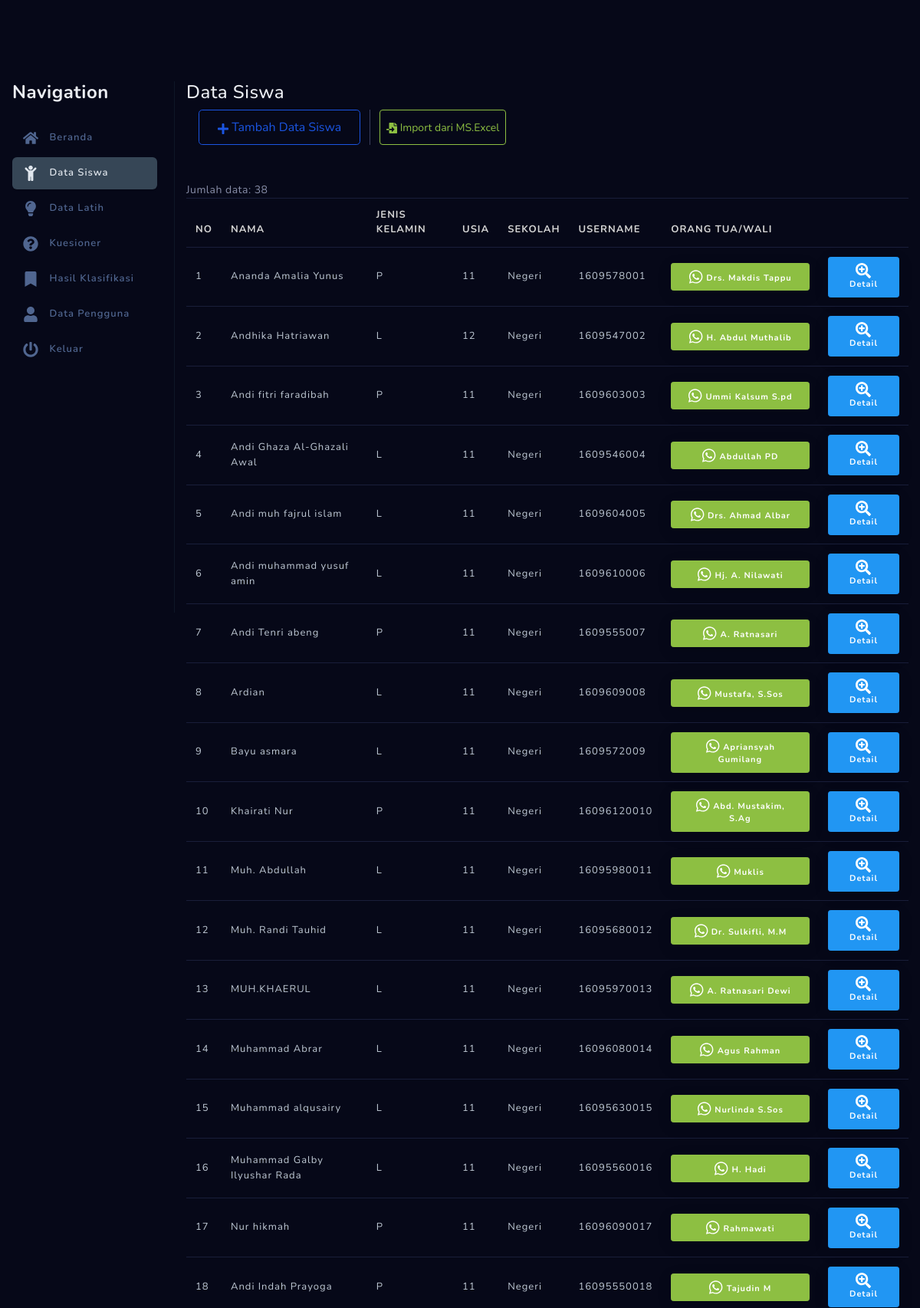
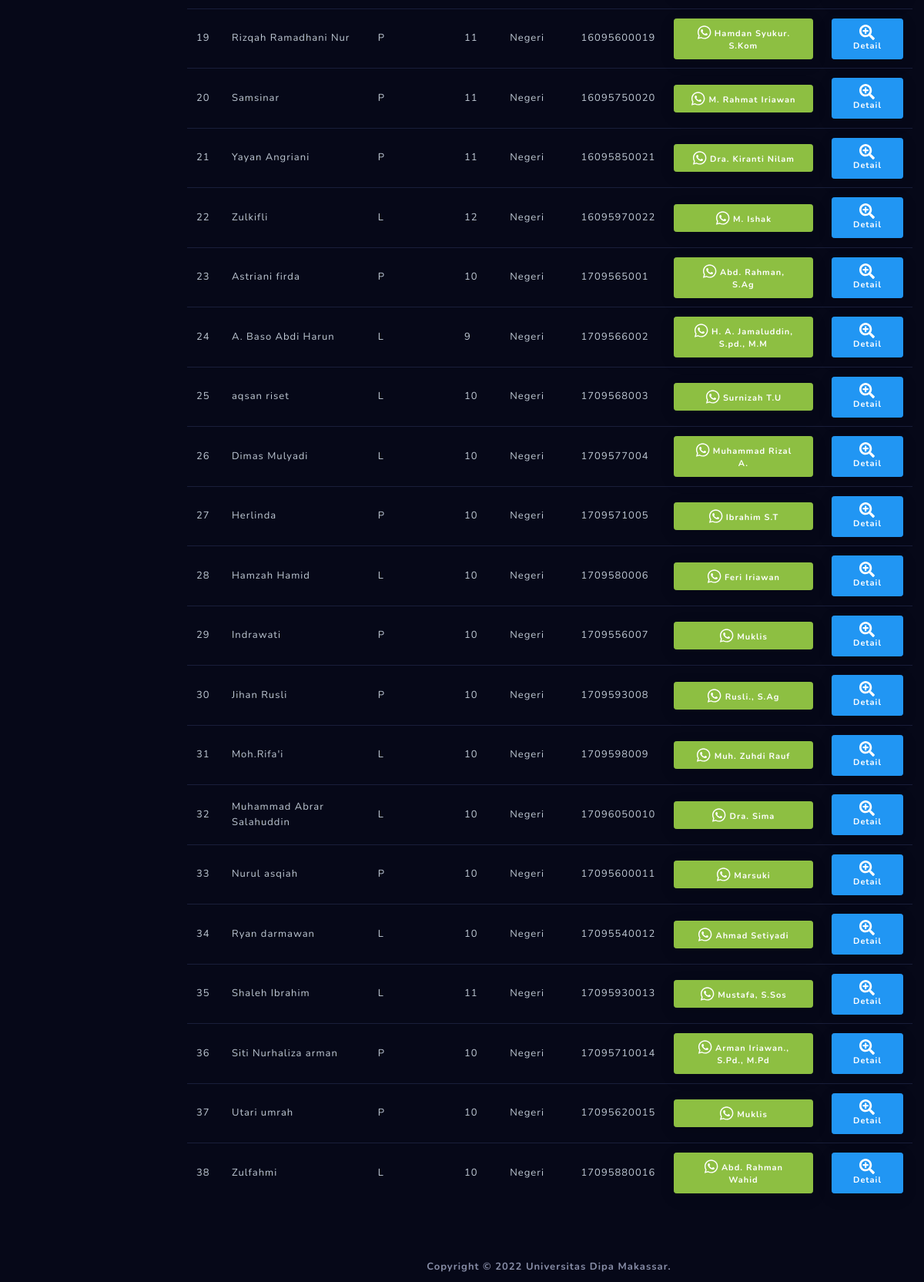
Screenshot of /siswa (signed in) with the database file from the repository (2 pictures, top to bottom).
### tables this page shows
CREATE TABLE `data_siswa` (
  `id` int(3) NOT NULL,
  `nama_siswa` varchar(50) DEFAULT NULL,
  `nis` char(10) DEFAULT NULL,
  `jenis_kelamin` enum('L','P') DEFAULT NULL,
  `usia` int(2) DEFAULT NULL,
  `sekolah` varchar(6) DEFAULT NULL,
  `id_user` int(3) NOT NULL DEFAULT 0,
  `nama_orgtua` varchar(50) DEFAULT NULL,
  `telp_orgtua` varchar(30) DEFAULT NULL
);

CREATE TABLE `users` (
  `id_user` int(3) NOT NULL,
  `nama` varchar(50) DEFAULT NULL,
  `username` varchar(50) DEFAULT NULL,
  `password` text DEFAULT NULL,
  `level` char(1) DEFAULT NULL
);

### include/Core.php (called while the page is built, shortened)
<?php
class Controller
{
	protected function model($model, $params = []){
		$model = "/core/model/$model.php";
		include BASEPATH . $model;
		return $data;
	}
	protected function view($view, $model = null){
		$view = "/core/view/$view.php";
		include BASEPATH . $view;
	}
}

### core/controller/Siswa.php (called while the page is built, shortened)
<?php
class Siswa extends Controller
{
	function index(){
		$data = $this->model('data_siswa');
		$this->view('siswa', $data);
	}
}

### include/App.php (called while the page is built, shortened)
<?php
class App
{
	private $controller = 'Home';
	private $method = 'index';
	private $params = [];
	function __construct(){
		$url = $this->parseUrl();
		if(!empty($url)){
			$this->controller = ucfirst($url[0]);
		}
		$this->controller = new $this->controller;
	}
	private function parseUrl(){
		$url = [];
		if(isset($_GET['url'])){
			$url = rtrim($_GET['url'], '/');
			$url = filter_var($url, FILTER_SANITIZE_URL);
			$url = explode('/', $url);
		}
		return $url;
	}
	function run(){
		call_user_func_array([$this->controller, $this->method], $this->params);
	}
}

### index.php (called while the page is built, shortened)
<?php
$app = new App();
$app->run();

### lib/Database.php (called while the page is built, shortened)
<?php
class Database
{
	private $host = DB_HOST;
	private $user = DB_USER;
	private $pass = DB_PASS;
	private $name = DB_NAME;
	private $db;
	private $stm;
	function __construct(){
		$db = "mysql:host=$this->host;dbname=$this->name";
		$option = array(
			PDO::ATTR_PERSISTENT => true,
			PDO::ATTR_ERRMODE => PDO::ERRMODE_EXCEPTION
		);
		try{
			$this->db = new PDO($db, $this->user, $this->pass, $option);
		}catch(PDOException $e){
			die($e->getMessage());
		}
	}
	function query($query){
		$this->stm = $this->db->prepare($query);
	}
	function execute(){
		if($this->stm->execute()){
			return true;
		}
		return false;
	}
	function resultSet(){
		$this->execute();
		return $this->stm->fetchAll(PDO::FETCH_ASSOC);
	}
	function numRows(){
		return count($this->resultSet());
	}
}

### core/model/data_siswa.php (called while the page is built, shortened)
<?php
$database = new Database();
$database->query('SELECT siswa.*, usr.username FROM data_siswa siswa, users usr WHERE siswa.`id_user` = usr.`id_user`');
$data = array('jumlah' => $database->numRows());

### core/view/siswa.php (the view, shortened to what this page needs)
?><div class="container">
	<div class="row">
		<div class="col-md-12">
			<h4 class="page-head-line">Data Siswa</h4>
		</div>
	</div>
	<div class="row">
		<div class="col-md-12">
			<div class="d-flex ml-3 mb-4">
				<button type="button" class="btn btn-lg btn-outline-primary mr-2" data-toggle="collapse" data-target="#addCollapseForm" aria-expanded="false" aria-controls="addCollapseForm"><i class="fas fa-plus"></i> Tambah Data Siswa</button>
				<i class="border-left border-dark pl-1 ml-1"></i>
				<button type="button" class="btn btn-outline-success ml-2 p-2" data-toggle="collapse" data-target="#importCollapseForm" aria-expanded="false" aria-controls="importCollapseForm"><i class="fas fa-file-import"></i> Import dari MS.Excel</button>
			</div>
			<span>Jumlah data: <?=$jumlah?></span><br><?php
if($jumlah > 0){
			?><table id="table-siswa" class="table style-3 table-hover">
				<thead>
					<tr><th>No</th><th>Nama</th><th>Jenis Kelamin</th><th>Usia</th><th>Sekolah</th><th>Username</th><th>Orang Tua/Wali</th><th></th></tr>
				</thead>
				<tbody><?php
	$no = 0;
	foreach($siswa as $s){
		$no++;
					?><tr>
						<td><?=$no?></td>
						<td><?=$s['nama_siswa']?></td>
						<td><?=$s['jenis_kelamin']?></td>
						<td><?=$s['usia']?></td>
						<td><?=$s['sekolah']?></td>
						<td><?=$s['username']?></td>
						<td><a href="https://wa.me/<?=$s['telp_orgtua']?>" class="btn btn-block btn-sm btn-success font-weight-bold" target="_blank"><i class="fab fa-whatsapp fa-2x"></i> <?=$s['nama_orgtua']?></a></td>
						<td><a class="btn btn-block btn-sm btn-info font-weight-bold" href="<?=BASEDOMAIN?>/siswa/details/<?=$s['id_user']?>"><i class="fas fa-search-plus fa-2x"></i> Detail</a></td>
					</tr><?php
	}
				?></tbody>
			</table><?php
}else{
			?><h3 class="text-center">Data masih kosong..</h3><?php
}
		?></div>
	</div>
</div><?php

### rows the page displays
data_siswa: nama_siswa "Ananda Amalia Yunus", jenis_kelamin "P", usia "11", sekolah "Negeri", id_user.username "1609578001", nama_orgtua "Drs. Makdis Tappu"
data_siswa: nama_siswa "Andhika Hatriawan", jenis_kelamin "L", usia "12", sekolah "Negeri", id_user.username "1609547002", nama_orgtua "H. Abdul Muthalib"
data_siswa: nama_siswa "Andi fitri faradibah", jenis_kelamin "P", usia "11", sekolah "Negeri", id_user.username "1609603003", nama_orgtua "Ummi Kalsum S.pd"
data_siswa: nama_siswa "Andi Ghaza Al-Ghazali Awal", jenis_kelamin "L", usia "11", sekolah "Negeri", id_user.username "1609546004", nama_orgtua "Abdullah PD"
data_siswa: nama_siswa "Andi muh fajrul islam", jenis_kelamin "L", usia "11", sekolah "Negeri", id_user.username "1609604005", nama_orgtua "Drs. Ahmad Albar"
data_siswa: nama_siswa "Andi muhammad yusuf amin", jenis_kelamin "L", usia "11", sekolah "Negeri", id_user.username "1609610006", nama_orgtua "Hj. A. Nilawati"
data_siswa: nama_siswa "Andi Tenri abeng", jenis_kelamin "P", usia "11", sekolah "Negeri", id_user.username "1609555007", nama_orgtua "A. Ratnasari"
data_siswa: nama_siswa "Ardian", jenis_kelamin "L", usia "11", sekolah "Negeri", id_user.username "1609609008", nama_orgtua "Mustafa, S.Sos"
data_siswa: nama_siswa "Bayu asmara", jenis_kelamin "L", usia "11", sekolah "Negeri", id_user.username "1609572009", nama_orgtua "Apriansyah Gumilang"
data_siswa: nama_siswa "Khairati Nur", jenis_kelamin "P", usia "11", sekolah "Negeri", id_user.username "16096120010", nama_orgtua "Abd. Mustakim, S.Ag"
data_siswa: nama_siswa "Muh. Abdullah", jenis_kelamin "L", usia "11", sekolah "Negeri", id_user.username "16095980011", nama_orgtua "Muklis"
data_siswa: nama_siswa "Muh. Randi Tauhid", jenis_kelamin "L", usia "11", sekolah "Negeri", id_user.username "16095680012", nama_orgtua "Dr. Sulkifli, M.M"
data_siswa: nama_siswa "MUH.KHAERUL", jenis_kelamin "L", usia "11", sekolah "Negeri", id_user.username "16095970013", nama_orgtua "A. Ratnasari Dewi"
data_siswa: nama_siswa "Muhammad Abrar", jenis_kelamin "L", usia "11", sekolah "Negeri", id_user.username "16096080014", nama_orgtua "Agus Rahman"
data_siswa: nama_siswa "Muhammad alqusairy", jenis_kelamin "L", usia "11", sekolah "Negeri", id_user.username "16095630015", nama_orgtua "Nurlinda S.Sos"
data_siswa: nama_siswa "Muhammad Galby Ilyushar Rada", jenis_kelamin "L", usia "11", sekolah "Negeri", id_user.username "16095560016", nama_orgtua "H. Hadi"
data_siswa: nama_siswa "Nur hikmah", jenis_kelamin "P", usia "11", sekolah "Negeri", id_user.username "16096090017", nama_orgtua "Rahmawati"
data_siswa: nama_siswa "Andi Indah Prayoga", jenis_kelamin "P", usia "11", sekolah "Negeri", id_user.username "16095550018", nama_orgtua "Tajudin M"
data_siswa: nama_siswa "Rizqah Ramadhani Nur", jenis_kelamin "P", usia "11", sekolah "Negeri", id_user.username "16095600019", nama_orgtua "Hamdan Syukur. S.Kom"
data_siswa: nama_siswa "Samsinar", jenis_kelamin "P", usia "11", sekolah "Negeri", id_user.username "16095750020", nama_orgtua "M. Rahmat Iriawan"
data_siswa: nama_siswa "Yayan Angriani", jenis_kelamin "P", usia "11", sekolah "Negeri", id_user.username "16095850021", nama_orgtua "Dra. Kiranti Nilam"
data_siswa: nama_siswa "Zulkifli", jenis_kelamin "L", usia "12", sekolah "Negeri", id_user.username "16095970022", nama_orgtua "M. Ishak"
data_siswa: nama_siswa "Astriani firda", jenis_kelamin "P", usia "10", sekolah "Negeri", id_user.username "1709565001", nama_orgtua "Abd. Rahman, S.Ag"
data_siswa: nama_siswa "A. Baso Abdi Harun", jenis_kelamin "L", usia "9", sekolah "Negeri", id_user.username "1709566002", nama_orgtua "H. A. Jamaluddin, S.pd., M.M"
data_siswa: nama_siswa "aqsan riset", jenis_kelamin "L", usia "10", sekolah "Negeri", id_user.username "1709568003", nama_orgtua "Surnizah T.U"
data_siswa: nama_siswa "Dimas Mulyadi", jenis_kelamin "L", usia "10", sekolah "Negeri", id_user.username "1709577004", nama_orgtua "Muhammad Rizal A."
data_siswa: nama_siswa "Herlinda", jenis_kelamin "P", usia "10", sekolah "Negeri", id_user.username "1709571005", nama_orgtua "Ibrahim S.T"
data_siswa: nama_siswa "Hamzah Hamid", jenis_kelamin "L", usia "10", sekolah "Negeri", id_user.username "1709580006", nama_orgtua "Feri Iriawan"
data_siswa: nama_siswa "Indrawati", jenis_kelamin "P", usia "10", sekolah "Negeri", id_user.username "1709556007", nama_orgtua "Muklis"
data_siswa: nama_siswa "Jihan Rusli", jenis_kelamin "P", usia "10", sekolah "Negeri", id_user.username "1709593008", nama_orgtua "Rusli., S.Ag"
data_siswa: nama_siswa "Moh.Rifa'i", jenis_kelamin "L", usia "10", sekolah "Negeri", id_user.username "1709598009", nama_orgtua "Muh. Zuhdi Rauf"
data_siswa: nama_siswa "Muhammad Abrar Salahuddin", jenis_kelamin "L", usia "10", sekolah "Negeri", id_user.username "17096050010", nama_orgtua "Dra. Sima"
data_siswa: nama_siswa "Nurul asqiah", jenis_kelamin "P", usia "10", sekolah "Negeri", id_user.username "17095600011", nama_orgtua "Marsuki"
data_siswa: nama_siswa "Ryan darmawan", jenis_kelamin "L", usia "10", sekolah "Negeri", id_user.username "17095540012", nama_orgtua "Ahmad Setiyadi"
data_siswa: nama_siswa "Shaleh Ibrahim", jenis_kelamin "L", usia "11", sekolah "Negeri", id_user.username "17095930013", nama_orgtua "Mustafa, S.Sos"
data_siswa: nama_siswa "Siti Nurhaliza arman", jenis_kelamin "P", usia "10", sekolah "Negeri", id_user.username "17095710014", nama_orgtua "Arman Iriawan., S.Pd., M.Pd"
data_siswa: nama_siswa "Utari umrah", jenis_kelamin "P", usia "10", sekolah "Negeri", id_user.username "17095620015", nama_orgtua "Muklis"
data_siswa: nama_siswa "Zulfahmi", jenis_kelamin "L", usia "10", sekolah "Negeri", id_user.username "17095880016", nama_orgtua "Abd. Rahman Wahid"

### other values shown
$menu[$i]['title'] "Beranda"
$menu[$i]['title'] "Data Siswa"
$menu[$i]['title'] "Data Latih"
$menu[$i]['title'] "Kuesioner"
$menu[$i]['title'] "Hasil Klasifikasi"
$menu[$i]['title'] "Data Pengguna"
$menu[$i]['title'] "Keluar"
$jumlah "38"
